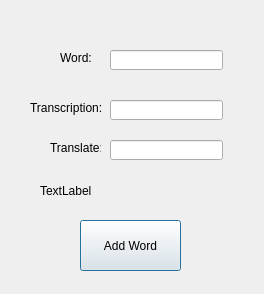
<?xml version="1.0" encoding="UTF-8"?>
<ui version="4.0">
 <class>AlterTable</class>
 <widget class="QDialog" name="AlterTable">
  <property name="geometry">
   <rect>
    <x>0</x>
    <y>0</y>
    <width>264</width>
    <height>294</height>
   </rect>
  </property>
  <property name="windowTitle">
   <string>Dialog</string>
  </property>
  <widget class="QLabel" name="label">
   <property name="geometry">
    <rect>
     <x>60</x>
     <y>50</y>
     <width>41</width>
     <height>16</height>
    </rect>
   </property>
   <property name="text">
    <string>Word:</string>
   </property>
  </widget>
  <widget class="QLineEdit" name="foreignWordEdit">
   <property name="geometry">
    <rect>
     <x>110</x>
     <y>50</y>
     <width>113</width>
     <height>20</height>
    </rect>
   </property>
  </widget>
  <widget class="QLabel" name="label_2">
   <property name="geometry">
    <rect>
     <x>30</x>
     <y>100</y>
     <width>71</width>
     <height>16</height>
    </rect>
   </property>
   <property name="text">
    <string>Transcription:</string>
   </property>
  </widget>
  <widget class="QLineEdit" name="transcriptionEdit">
   <property name="geometry">
    <rect>
     <x>110</x>
     <y>100</y>
     <width>113</width>
     <height>20</height>
    </rect>
   </property>
  </widget>
  <widget class="QLabel" name="label_3">
   <property name="geometry">
    <rect>
     <x>50</x>
     <y>140</y>
     <width>51</width>
     <height>16</height>
    </rect>
   </property>
   <property name="text">
    <string>Translate:</string>
   </property>
  </widget>
  <widget class="QLineEdit" name="translateWordEdit">
   <property name="geometry">
    <rect>
     <x>110</x>
     <y>140</y>
     <width>113</width>
     <height>20</height>
    </rect>
   </property>
  </widget>
  <widget class="QPushButton" name="confirmButton">
   <property name="geometry">
    <rect>
     <x>80</x>
     <y>220</y>
     <width>101</width>
     <height>51</height>
    </rect>
   </property>
   <property name="text">
    <string>Add Word</string>
   </property>
  </widget>
  <widget class="QLabel" name="errorLabel">
   <property name="geometry">
    <rect>
     <x>40</x>
     <y>170</y>
     <width>221</width>
     <height>41</height>
    </rect>
   </property>
   <property name="text">
    <string>TextLabel</string>
   </property>
  </widget>
 </widget>
 <resources/>
 <connections/>
</ui>
